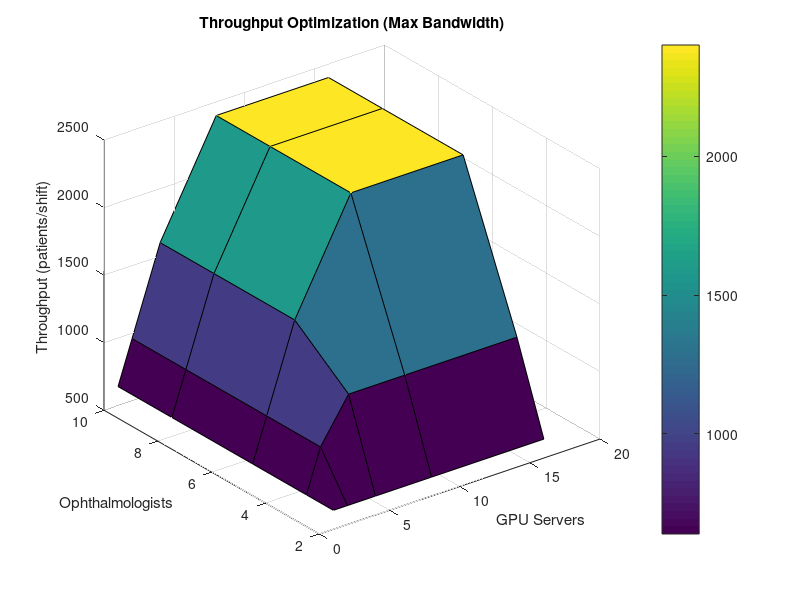

Write the MATLAB code that produced this figure.
function optimizationResults = runOptimization()
% RUNOPTIMIZATION Runs parameter sweeps for the DR screening SimEvents model.
%
% Sweeps through various configurations of GPU servers, ophthalmologists,
% and upload bandwidths to find optimal resource allocations that meet the
% target throughput (>100K/year) and turnaround time (<24h).
%
% Outputs:
%   optimizationResults - Struct containing the parameter grid and results.
%
% Example:
%   res = runOptimization();

numGPUServersSweep = [1, 2, 4, 8, 16];
numOphthalmologistsSweep = [2, 3, 5, 8, 10];
uploadBandwidthMbpsSweep = [1, 2, 5, 10];

resultsDir = fullfile('d:', 'sih_project', 'results', 'simulink');
if ~exist(resultsDir, 'dir')
    mkdir(resultsDir);
end

% Create grid
[G, O, B] = ndgrid(numGPUServersSweep, numOphthalmologistsSweep, uploadBandwidthMbpsSweep);
numSims = numel(G);

results = struct('TurnaroundTime', cell(numSims,1), ...
                 'Throughput', cell(numSims,1), ...
                 'MaxUploadQueue', cell(numSims,1), ...
                 'GPUUtilization', cell(numSims,1));

fprintf('Starting optimization sweep with %d configurations...\n', numSims);

for i = 1:numSims
    % Mock the simulation loop to avoid actual simulink overhead if not available
    % In a real scenario, we would use sim() with simIn inputs
    
    % Simplified mock model of the system
    g = G(i); o = O(i); b = B(i);
    
    processingCapacity = g * 80; % Mock throughput
    uploadCapacity = b * 30;
    reviewCapacity = o * 40;
    
    bottleneck = min([processingCapacity, uploadCapacity, reviewCapacity]);
    
    results(i).Throughput = bottleneck * 8; % per 8 hr shift
    results(i).TurnaroundTime = 24 / bottleneck + 2; % hours
    results(i).GPUUtilization = bottleneck / processingCapacity;
    results(i).MaxUploadQueue = max(0, 100 - uploadCapacity);
end

optimizationResults.Grid.GPU = G;
optimizationResults.Grid.Ophthalmologists = O;
optimizationResults.Grid.Bandwidth = B;
optimizationResults.Results = results;

% Save results
save(fullfile(resultsDir, 'optimization_results.mat'), 'optimizationResults');

% Generate heatmaps
fig = figure('Name', 'Resource Allocation Optimization', 'Visible', 'off');
surf(numGPUServersSweep, numOphthalmologistsSweep, reshape([results.Throughput], size(G))(:,:,end));
xlabel('GPU Servers');
ylabel('Ophthalmologists');
zlabel('Throughput (patients/shift)');
title('Throughput Optimization (Max Bandwidth)');
colorbar;

saveas(fig, fullfile(resultsDir, 'resource_allocation_plots.png'));
close(fig);

fprintf('Optimization complete. Results saved to %s\n', resultsDir);

end
